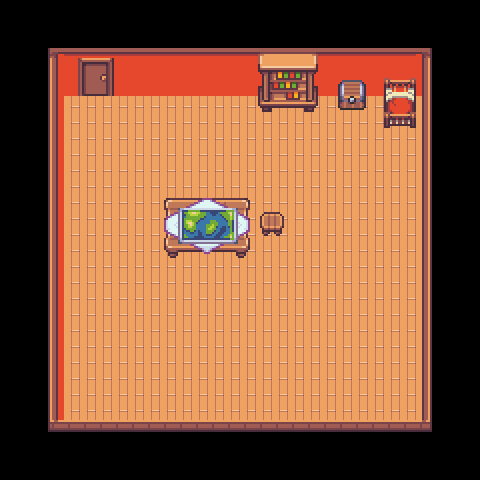

This game map was drawn from its Tiled (.tmx) file and the tilesets committed beside it. A one-line description and the trimmed map source follow:
An orthogonal 30x30 tile map with 16x16 px tiles, 5 tile layers (floor, walls, tapis, decoration, ...), 2 tilesets and 13 objects (9x collision, sortie_maison_joueur, spawn_entree_maison_joueur, lit_spawn_player, ouvrir_coffre).

<map version="1.5" tiledversion="1.7.0" orientation="orthogonal" renderorder="right-down" width="30" height="30" tilewidth="16" tileheight="16" infinite="0" nextlayerid="7" nextobjectid="26">
 <tileset firstgid="1" source="interieur_16x.tsx" />
 <tileset firstgid="769" source="interieur_32x.tsx" />
 <layer id="1" name="floor" width="30" height="30">
  <data>[900 cells, 555 non-empty, 3 distinct tile ids]</data>
 </layer>
 <layer id="2" name="walls" width="30" height="30">
  <data>[900 cells, 136 non-empty, 14 distinct tile ids]</data>
 </layer>
 <layer id="3" name="tapis" width="30" height="30">
  <data>[900 cells, 0 non-empty, 0 distinct tile ids]</data>
 </layer>
 <layer id="4" name="decoration" width="30" height="30">
  <data>[900 cells, 74 non-empty, 74 distinct tile ids]</data>
 </layer>
 <layer id="6" name="decoration 1" width="30" height="30">
  <data>[900 cells, 12 non-empty, 12 distinct tile ids]</data>
 </layer>
 <objectgroup id="5" name="Objects">
  <object id="1" name="sortie_maison_joueur" x="78.4061" y="85.4225" width="32.7853" height="26.2282" />
  <object id="7" type="collision" x="47.5386" y="65.5705" width="15.573" height="364.736" />
  <object id="8" type="collision" x="63.9313" y="63.9313" width="351.622" height="28.6871" />
  <object id="9" type="collision" x="415.553" y="64.7509" width="17.2123" height="366.375" />
  <object id="10" type="collision" x="64.7509" y="416.373" width="351.622" height="13.1141" />
  <object id="15" name="spawn_entree_maison_joueur" x="164.746" y="148.353">
   <point />
  </object>
  <object id="16" name="lit_spawn_player" x="364.736" y="150.812">
   <point />
  </object>
  <object id="20" type="collision" x="337.688" y="91.7987" width="27.8675" height="17.2123" />
  <object id="21" type="collision" x="386.046" y="92.6184" width="29.5067" height="40.1619" />
  <object id="22" name="ouvrir_coffre" x="331.131" y="92.6184" width="40.1619" height="36.0638" />
  <object id="23" type="collision" x="159.009" y="196.712" width="88.5202" height="54.9153" />
  <object id="24" type="collision" x="259.823" y="213.924" width="22.9497" height="20.4908" />
  <object id="25" type="collision" x="256.545" y="89.3398" width="60.6527" height="27.8675" />
 </objectgroup>
</map>
